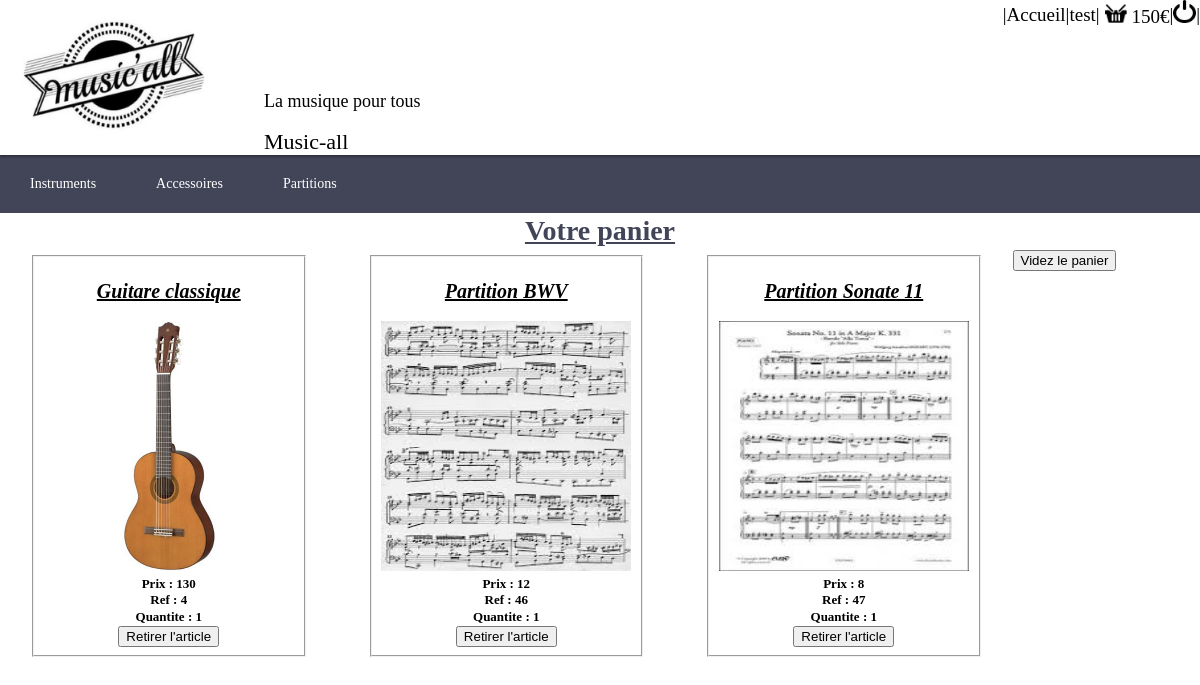
/controler/panier.controler.php?connect=test, run on the app's committed database.
### tables this page shows
CREATE TABLE panier(
	user TEXT REFERENCES utilisateur(username),
	ref INTEGER REFERENCES article(ref),
	categorie INTEGER REFERENCES article(categorie),
	quantite INTEGER,
	PRIMARY KEY(user,ref,categorie)
);

### controler/main.controler.php (called while the page is built, shortened)
<?php
require_once("../model/article.class.php");
require_once("../model/DAO.class.php");
  global $prixPanier;
  $database = new DAO();
  if((!isset($_GET['connect']))&&(!isset($connect))){
      global $connect;
      global $user;
      $prixPanier=0;
  }elseif((isset($_GET['connect']))&&($_GET['connect']!='')){
      global $user;
      $user=$_GET['connect'];
      global $connect;
      $connect=true;
      $prixPanier=$database->getPrixPanier($user);
  }elseif((isset($connect))&&($connect)){
    $prixPanier=$database->getPrixPanier($user);
  }elseif((isset($_GET['connect']))&&($_GET['connect']=='')){
    global $connect;
    $connect=false;
    $prixPanier=0;
  }
  if (isset($_GET['categorie'])) {
    $categorie = $database->getCategorie($_GET['categorie']);
    $IDcategorie = $categorie->__get("id");
    $articles = $database->getArticle($IDcategorie);
    $nbelem = count($articles);
  }elseif (isset($cat)) {
    $categorie = $database->getCategorieId($cat);
    $articles = $database->getArticle($cat);
    $nbelem = count($articles);
  } else {
    $nbelem = 0;
  }
  include("../View/pagePrincipale.view.php");
 ?>

### controler/panier.controler.php (called while the page is built, shortened)
<?php
require_once("../model/article.class.php");
require_once("../model/DAO.class.php");
$database = new DAO();
$user=$_GET["connect"];
if((isset($_GET["ref"]))&&(isset($_GET["cat"]))){
  global $cat;
  $ref=$_GET["ref"];
  $cat=$_GET["cat"];
  $database->ajoutezAuPanier($user,$ref,$cat);
}elseif((isset($_GET["retirer"]))&&($_GET["retirer"]=="all")) {
  $database->viderPanier($user);
  $affichepanier=true;
}elseif((isset($_GET["retirer"]))&&($_GET["retirer"]=="article")) {
  $ref=$_GET["ref"];
  $database->supprArticle($user,$ref);
  $affichepanier=true;
}elseif((isset($_GET["retirer"]))&&($_GET["retirer"]=="unarticle")) {
  $ref=$_GET["ref"];
  $database->supprunArticle($user,$ref);
  $affichepanier=true;
}else{
  $affichepanier=true;
}
$panier=$database->getPanier($user);
include("main.controler.php");
 ?>

### model/DAO.class.php (called while the page is built, shortened)
<?php
require_once("article.class.php");
    class DAO {
        private $db;
        private $database = 'sqlite:../model/data/musicall.db';
        function __construct() {
          try {
            $this->db = new PDO($this->database);
          } catch (PDOException $e) {
            die ("erreur de connexion :".$e->getMessage());
          }
        }
    function getArticleRef($ref): article {
      $commande =  'SELECT * FROM article WHERE ref="' . $ref . '"';
      $sth = $this->db->query($commande);
      $result = $sth->fetchAll(PDO::FETCH_CLASS|PDO::FETCH_PROPS_LATE,"article");
      return $result[0];
    }
    function getPanier($user){
      $commande =  'SELECT * FROM panier WHERE user="'.$user.'" ';
      $sth = $this->db->query($commande);
      $result = $sth->fetchAll(PDO::FETCH_ASSOC);
      return $result;
    }
    function getPrixPanier($user):int{
      $panier=$this->getPanier($user);
      $prixtot=0;
      foreach ($panier as $value) {
        $ref=$value['ref'];
        $article=$this->getArticleRef($ref);
        $prixarticle=($article->getPrix())*$value['quantite'];
        $prixtot=$prixtot+$prixarticle;
      }
      return $prixtot;
    }
}
 ?>

### model/article.class.php (called while the page is built, shortened)
<?php
class article{
 private $prix;
  function __get($name){
    return $this->$name;
}
  function getPrix(){
    return $this->prix;
  }
}
 ?>

### View/pagePrincipale.view.php (the view, shortened to what this page needs)
<!DOCTYPE html>
<html lang="en" dir="ltr">
  <head>
    <link rel="stylesheet" href="../View/pagePrincipale.view.css">
  </head>
  <body>
      <header>
        <?php
          global $parametre;
          if($connect){
            $parametre="connect=".$user;
          }else{
            $parametre="connect=";
          }
          ?>
        <div class="MainMenu">
          <div class="MenuTot">
            <div class="MenuEste">
              <div class="col1">
                <a href="main.controler.php?<?php echo $parametre; ?>"><img src="../View/models/logo.jpg" alt="Logo du site" width="238" height="153"></a>
              </div>
              <div class="col2">
                <div class="ligne1">
                  <span class="sepHome">|</span>
                  <a class="lienHome" href=""><span>Accueil</span></a>
                  <span class="sepHome">|</span>
                  <?php if($connect){echo $user;}else{echo "<a class=\"lienConnexion\" href=\"../View/pageConnexion.view.php\">Compte</a>";}?>
                  <span class="sepHome">|</span>
                  <div class="Panier">
                    <a href="panier.controler.php?<?php echo $parametre; ?>">
                      <img src="../View/models/panier.png" alt="panier" width="22" height="22">
                      <span class="prixPanier"><?=$prixPanier?>€</span>
                    </a>
                  </div>
                  <span class="sepHome">|</span>
                  <?php if($connect){ ?>
                    <a href="main.controler.php?connect=<?php if(isset($paracat)){echo $paracat;} ?>"> <img src="../View/models/logout.png" alt="logout" width="23" height="23"> </a>
                    <span class="sepHome">|</span>
                  <?php } ?>
                </div>
                <div class="ligne2">
                  <div class="slogan">
                    <p class="Slg">La musique pour tous</p>
                    <h1 class="Titre">Music-all</h1>
                  </div>
                </div>
              </div>
          </div>
          </div>
      </div>
      <div class="MenuDeroulant">
        <nav>
          <ul>
            <li class="menu-instruments"><a href="">Instruments</a>
            </li>
            <li class="menu-accessoires"><a href="#">Accessoires</a>
            </li>
            <li class="menu-partitions"><a href="#">Partitions</a>
            </li>
          </ul>
        </nav>
      </div>
      </header>
      <?php if  ($nbelem != 0) {?>
      <div class="tris">
        <h1>Trier par :</h1>
        <FORM class="" action="../controler/pagePrincipale.php" method="post">
          <div class="">
            <label for="ref">Référence</label>
          <INPUT id="ref" type="radio" name="tri" value="référence" checked>
          </div>
          <div class="">
            <label for="nom">Nom</label>
          <INPUT id = "nom" type="radio" name="tri" value="nom">
          </div>
          <div class="">
            <label for="prix">Prix</label>
          <INPUT id = "prix" type="radio" name="tri" value="prix">
          </div>
          <div class="bouton">
            <input type="submit" name="Valider" value="Valider">
            </div>
        </FORM>
      </div>
      <div class="listArt">
      <h1><?= $categorie->__get("nom") ?></h1>
      <br>
      <?php foreach($articles as $key => $value){   ?>
        <div class="Art">
          <img src="../View/models/<?= $value->__get("image") ?>" alt="<?=$value->__get("libelle")?>" height="300" width="300"/> <br>
          <?= $value->__get("libelle") ?> <br>
          Informations complémentaires : <?= $value->__get("infoscompl") ?> <br>
          Prix : <?= $value->__get("prix") ?><br>
          Ref : <?= $value->__get("ref") ?> <br>
          <?php if($connect){?>
            <a href="panier.controler.php?<?php echo $parametre; ?>&ref=<?= $value->__get("ref")?>&cat=<?= $value->__get("categorie") ?>"> <img src="../View/models/panier.png" alt="AjoutezAuPanier" width="23" height="23">Ajoutez au panier</a>
          <?php }else{?>
            <a href="../View/pageConnexion.view.php">Connectez vous !</a>
          <?php } ?>
          </div>
          <?php } ?>
        <?php }elseif (isset($affichepanier)&&$affichepanier) { ?>
          <div class="listPanier">
          <h1> Votre panier </h1>
          <?php foreach ($panier as $val) { $value=$database->getArticleRef($val["ref"]);?>
            <div class="Art">
              <fieldset class="Article">
              <h2> <?= $value->__get("libelle") ?> </h2><br>
              <img src="../View/models/<?= $value->__get("image") ?>" alt="<?=$value->__get("libelle")?>" height="250" width="250"/> <br>
              Prix : <?= $value->__get("prix") ?><br>
              Ref : <?= $value->__get("ref") ?> <br>
              Quantite : <?= $val["quantite"]?> <br>
              <a href="panier.controler.php?<?php echo $parametre; ?>&retirer=article&ref=<?= $value->__get("ref")?>"><input type="submit" name="vider" value="Retirer l'article"> </a>
            </fieldset>
            </div>
          <?php }  ?>
          <a href="panier.controler.php?<?php echo $parametre; ?>&retirer=all"><input type="submit" name="vider" value="Videz le panier"> </a>
            </div>
        <?php } ?>
  </body>
</html>

### View/pagePrincipale.view.css (style rules this page uses)
body { font-family: Calibri,serif; margin: 0px; padding: 0px; font-size: 14px; line-height: 1.3; }
.MainMenu { background-color: hsla(0,0%,100%,.8); box-shadow: 0 2px 2px RGBa(0,0,0,.3); position: relative; z-index: 3000; }
.MenuTot { max-width: 1280px; width: 100%; height: 155px; padding: 0; position: relative; z-index: 300; margin: 0 auto; display: flex; flex-flow: row wrap; }
.MenuEste { width: 100%; max-width: 100%; height: 155px; flex-wrap: wrap; display: flex; justify-content: flex-start; align-items: flex-start; }
.col1 { width: 22%; max-width: 22%; height: 155px; }
.col1 > a > img { margin-right: 60px; }
.col2 { width: 78%; max-width: 78%; height: 155px; }
.ligne1 { display: flex; justify-content: flex-end; align-items: center; font-size: 19px; }
.Panier { margin-left: 5px; }
.Panier > a { text-decoration: none; color: black; }
.ligne1 > a { color: black; text-decoration: none; }
.ligne2 { display: flex; align-items: center; justify-content: space-between; padding-top: 60px; }
.slogan { flex-direction: column; justify-content: center; width: 100%; }
.Slg { font-size: 18px; font-weight: 500; margin: 0 0 0 0; }
.Titre { font-size: 22px; font-weight: 300; line-height: 27px; }
.MenuDeroulant { max-width: 100%; flex: 0 0 100%; display: flex; align-items: center; justify-content: center; position: relative; }
nav > ul { margin: 0px; padding: 0px; }
nav > ul > li { float: left; position: relative; }
nav li { list-style-type: none; }
nav { width: 100%; background-color: #424558; }
nav > ul::after { content: ""; display: block; clear: both; }
nav a { display: inline-block; text-decoration: none; }
nav > ul > li >a { padding: 20px 30px; color: #FFF; }
.Art { margin: 5px 30px; }
.listPanier { display: flex; flex-flow: row wrap; }
.listPanier > h1 { color: #424558; text-align: center; margin-top: 0px; font-weight: bold; text-decoration: underline; width:100%; margin:auto; }
.listPanier > a { text-decoration: none; color: black; }
.Article { font-weight: bold; text-align: center; font-size: 13px; }
.Article > h2 { font-size: 20px; font-style: italic; text-decoration: underline; margin-bottom: 0px; }
.Article >a { text-decoration: none; }

### data on the page
panier: __get "Guitare classique", shows a picture, __get "130", __get "4", quantite "1"
panier: __get "Partition BWV", shows a picture, __get "12", __get "46", quantite "1"
panier: __get "Partition Sonate 11", shows a picture, __get "8", __get "47", quantite "1"

### other printed values
$user "test"
$prixPanier "150"
